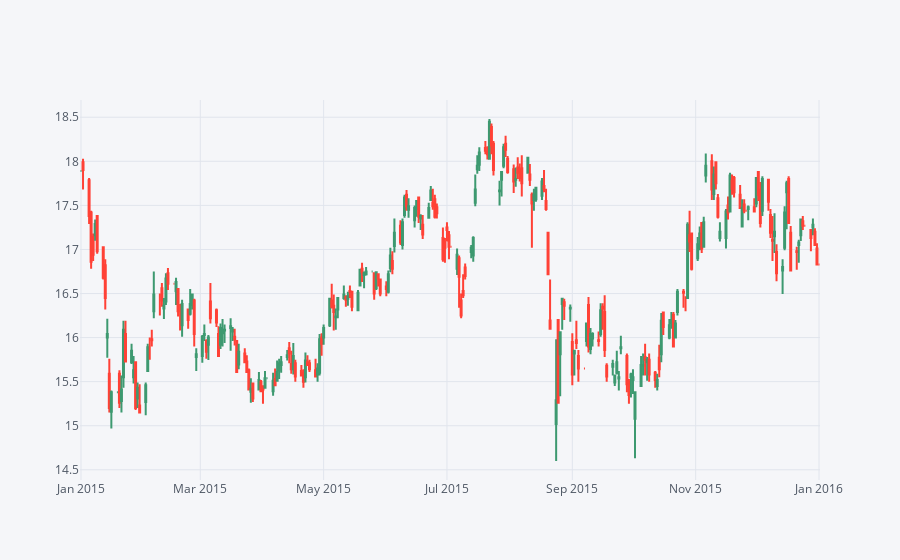

Write notebook code for a chart like this one.
### Markdown cell above
** Use .iplot(kind='candle) to create a candle plot of Bank of America's stock from Jan 1st 2015 to Jan 1st 2016.**

### Code cell
bank_stocks.xs('BAC',axis=1, level=1).loc['2015-01-01':'2016-01-01'].iplot(kind='candle')

### Figure 1 — Plotly figure (JSON) as saved in the notebook; plotly's stock layout.template omitted (floating-point values rounded to 4 significant figures; data arrays with more than 128 entries replaced by an {"elided": "..."} marker saying what was removed)
{"data": [{"close": {"elided": "262 float values"}, "decreasing": {"line": {}, "showlegend": false}, "high": {"elided": "262 float values"}, "increasing": {"line": {}, "showlegend": false}, "low": {"elided": "262 float values"}, "open": {"elided": "262 float values"}, "type": "candlestick", "x": {"elided": "262 str values"}, "yaxis": "y2"}], "layout": {"legend": {"bgcolor": "#F5F6F9", "font": {"color": "#4D5663"}}, "paper_bgcolor": "#F5F6F9", "plot_bgcolor": "#F5F6F9", "titlefont": {"color": "#4D5663"}, "xaxis1": {"gridcolor": "#E1E5ED", "rangeslider": {"visible": false}, "showgrid": true, "tickfont": {"color": "#4D5663"}, "title": "", "titlefont": {"color": "#4D5663"}, "zerolinecolor": "#E1E5ED"}, "yaxis1": {"gridcolor": "#E1E5ED", "showgrid": true, "showticklabels": false, "tickfont": {"color": "#4D5663"}, "title": "", "titlefont": {"color": "#4D5663"}, "zerolinecolor": "#E1E5ED"}, "yaxis2": {"gridcolor": "#E1E5ED", "showgrid": true, "tickfont": {"color": "#4D5663"}, "title": "", "titlefont": {"color": "#4D5663"}, "zerolinecolor": "#E1E5ED"}}}
